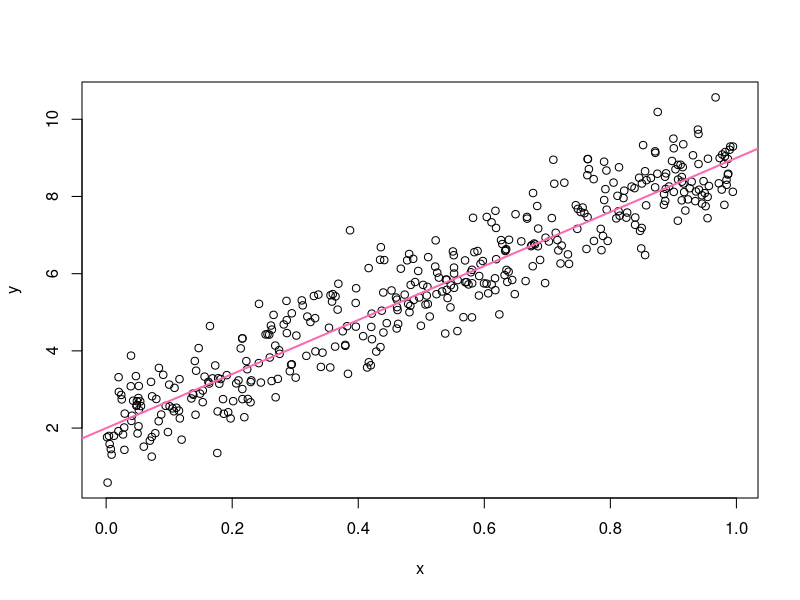

Source code (R):
a <- 2
b <- 7
sigSq <- 0.5
n <- 400

x <- runif(n)
y <- a + b * x +
  rnorm(n, sd=sqrt(sigSq))

avgx <- mean(x)
plot(x,y)
abline(a,b,col="hotpink", lwd=2)
dev.print(pdf, "toy-line.pdf")
#new edit